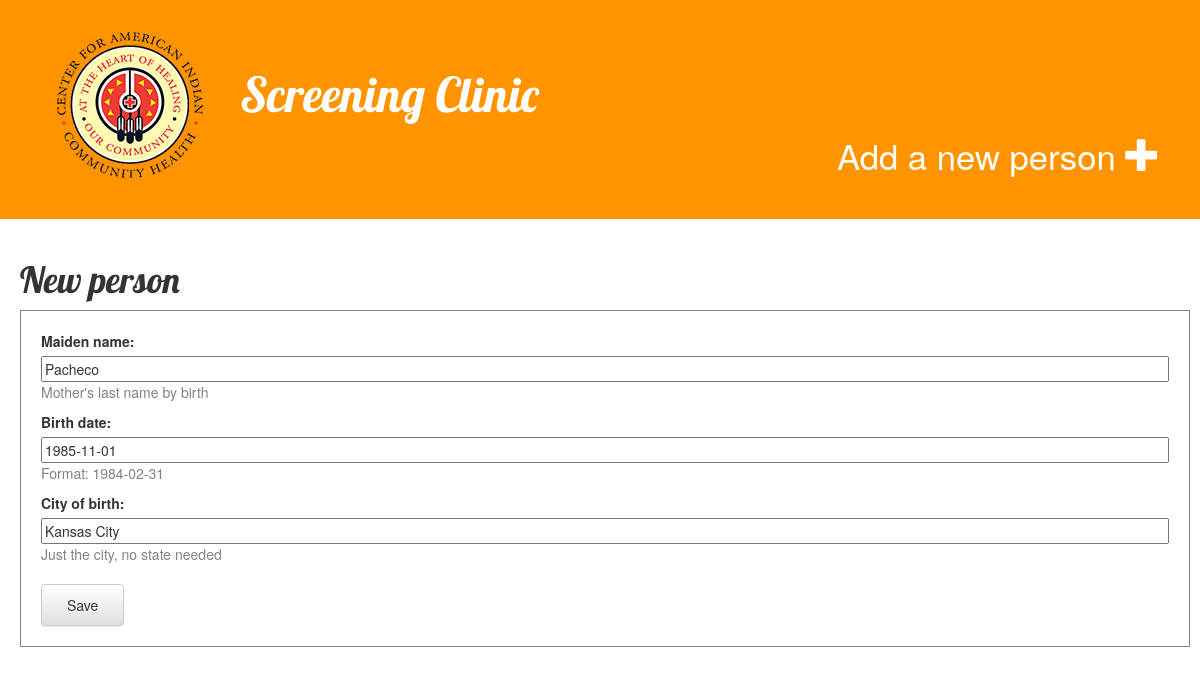
Page /person/2/edit/ (signed in) on the committed database.
### demo/models.py (models this page shows, shortened)
class Person(models.Model):
    unique_id = models.CharField(max_length=6, blank=True)
    maiden_name = models.CharField(max_length=25)
    birth_date = models.DateField()
    city_of_birth = models.CharField(max_length=25)

### demo/views.py (the view)
# urls.py: url(r'^person/(?P<pk>\d+)/edit/$', views.demo_edit, name='demo_edit'),
@login_required
def demo_edit(request, pk):
    person = get_object_or_404(Person, pk=pk)
    if request.method == "POST":
        form = PersonForm(request.POST, instance=person)
        if form.is_valid():
            person = form.save(commit=False)
            person.save()
            return redirect('demo_detail', pk=person.pk)
    else:
        form = PersonForm(instance=person)
    return render(request, 'demo/demo_edit.html', {'form': form})

### demo/forms.py
class PersonForm(forms.ModelForm):
    class Meta:
        model = Person
        fields = ('maiden_name', 'birth_date', 'city_of_birth')
        help_texts = {
            'birth_date': 'Format: 1984-02-31',
            'maiden_name': "Mother's last name by birth",
            'city_of_birth': "Just the city, no state needed"
        }

### demo/templates/demo/demo_edit.html
{% extends 'demo/base.html' %}
{% block content %}
    <h1>New person</h1>
    <form method="POST" class="post-form">{% csrf_token %}
        {{ form.as_p }}
        <button type="submit" class="save btn btn-default">Save</button>
    </form>
{% endblock %}

### demo/static/css/demo.css (style rules this page uses)
h1 { font-family: 'Lobster', cursive; }
.save { clear: left; padding: 10px 25px; margin-top: 10px; }
.post-form textarea, .post-form input { width: 100%; }
.helptext { color: #828282; }
form { border: solid 1px #828282; padding: 20px; }

### rows in the picture
Person: maiden_name "Pacheco", birth_date "1985-11-01", city_of_birth "Kansas City"
